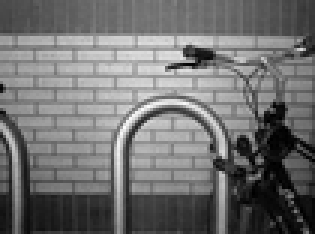
#> input picture lab4/gray_image.png, 105 x 78 px, shrunk from 633 x 471 before the run (shown 3 times larger)
$ jupyter execute --allow-errors Untitled.ipynb
#> lines starting #> are read from the running program, lines starting #| are printed output that depends on the picture
# **Лабораторная работа №4: Выделение контуров на изображении**
## **Цель работы**
Цель данной лабораторной работы – изучить и реализовать методы выделения контуров на изображении с использованием градиентных операторов.

**В рамках работы выполняются следующие задачи:**
- Преобразование исходного цветного изображения в полутоновое.
- Вычисление градиентов по направлениям X и Y с помощью оператора Прюитта.
- Нормализация полученных градиентных изображений.
- Вычисление итогового градиента.
- Применение бинаризации для выделения контуров.

[cell 1]
import matplotlib.pyplot as plt
import cv2

# Загружаем изображения (цветное, полутоновое, Gx)
color_image = cv2.imread("0_image.png")
#> (the rest of this cell did not finish here and is left out)

[cell 2]
import matplotlib.pyplot as plt
import cv2

# Загружаем изображения (полутоновое, Gx, Gy)
gray_image = cv2.imread("gray_image.png", cv2.IMREAD_GRAYSCALE)
#> gray_image is the input picture: shape (78, 105); min 0, max 252, mean 112.2
gradient_x = cv2.imread("gray_Gradient_X.png", cv2.IMREAD_GRAYSCALE)
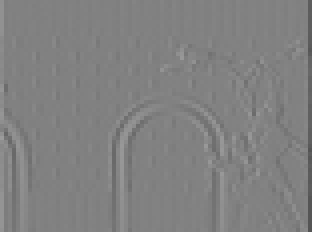
#> input picture lab4/gray_Gradient_X.png, 78 x 58 px, shrunk from 472 x 351 before the run (shown 4 times larger)
#> gradient_x is the input picture: shape (58, 78); min 84, max 155, mean 128.8
gradient_y = cv2.imread("gray_Gradient_Y.png", cv2.IMREAD_GRAYSCALE)
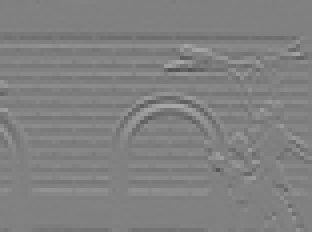
#> input picture lab4/gray_Gradient_Y.png, 78 x 58 px, shrunk from 472 x 351 before the run (shown 4 times larger)
#> gradient_y is the input picture: shape (58, 78); min 82, max 168, mean 128.5

# Создаем первый набор графиков
fig, axes = plt.subplots(1, 3, figsize=(15, 5))

axes[0].imshow(gray_image, cmap="gray")
axes[0].set_title("Полутоновое изображение")
axes[0].axis("off")

axes[1].imshow(gradient_x, cmap="gray")
axes[1].set_title("Градиент по X (Gx)")
axes[1].axis("off")

axes[2].imshow(gradient_y, cmap="gray")
axes[2].set_title("Градиент по Y (Gy)")
axes[2].axis("off")

plt.show()
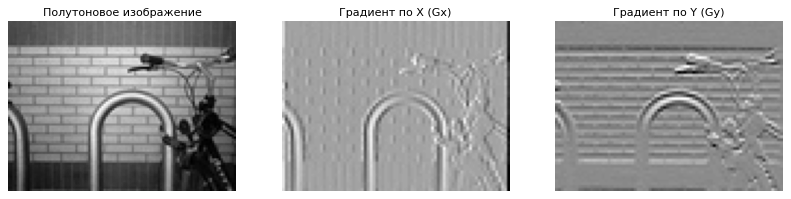
#> figure drawn by matplotlib, 3 panels

# Загружаем следующие изображения (G, бинаризованное изображение)
gradient_result = cv2.imread("gray_Gradient_Result.png", cv2.IMREAD_GRAYSCALE)
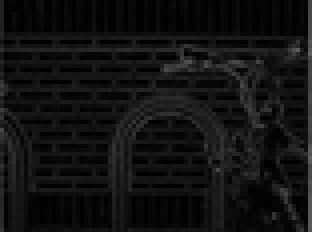
#> input picture lab4/gray_Gradient_Result.png, 78 x 58 px, shrunk from 472 x 351 before the run (shown 4 times larger)
#> gradient_result is the input picture: shape (58, 78); min 0, max 95, mean 17.1
gradient_binary = cv2.imread("gray_Gradient_Binary.png", cv2.IMREAD_GRAYSCALE)
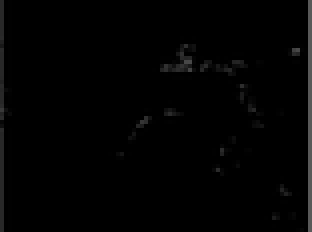
#> input picture lab4/gray_Gradient_Binary.png, 78 x 58 px, shrunk from 472 x 351 before the run (shown 4 times larger)
#> gradient_binary is the input picture: shape (58, 78); min 0, max 89, mean 2.4

# Создаем второй набор графиков
fig, axes = plt.subplots(1, 2, figsize=(10, 5))

axes[0].imshow(gradient_result, cmap="gray")
axes[0].set_title("Результирующий градиент (G)")
axes[0].axis("off")

axes[1].imshow(gradient_binary, cmap="gray")
axes[1].set_title("Бинаризованное изображение")
axes[1].axis("off")

plt.show()
